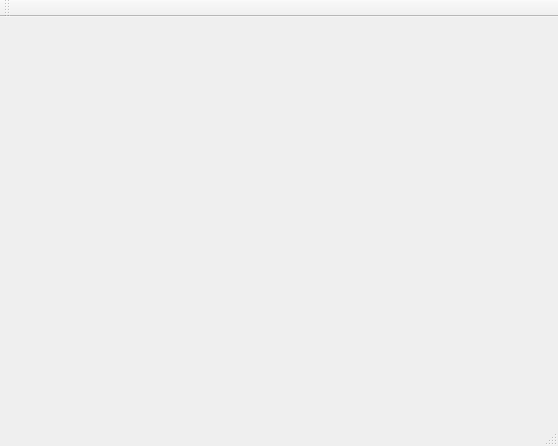
<?xml version="1.0" encoding="UTF-8"?>
<ui version="4.0">
 <class>MainWindow</class>
 <widget class="QMainWindow" name="MainWindow">
  <property name="geometry">
   <rect>
    <x>0</x>
    <y>0</y>
    <width>558</width>
    <height>446</height>
   </rect>
  </property>
  <property name="windowTitle">
   <string>MainWindow</string>
  </property>
  <widget class="QWidget" name="content"/>
  <widget class="QMenuBar" name="menuBar">
   <property name="geometry">
    <rect>
     <x>0</x>
     <y>0</y>
     <width>558</width>
     <height>23</height>
    </rect>
   </property>
  </widget>
  <widget class="QToolBar" name="mainToolBar">
   <attribute name="toolBarArea">
    <enum>TopToolBarArea</enum>
   </attribute>
   <attribute name="toolBarBreak">
    <bool>false</bool>
   </attribute>
  </widget>
  <widget class="QStatusBar" name="statusBar"/>
 </widget>
 <layoutdefault spacing="6" margin="11"/>
 <resources/>
 <connections/>
</ui>
